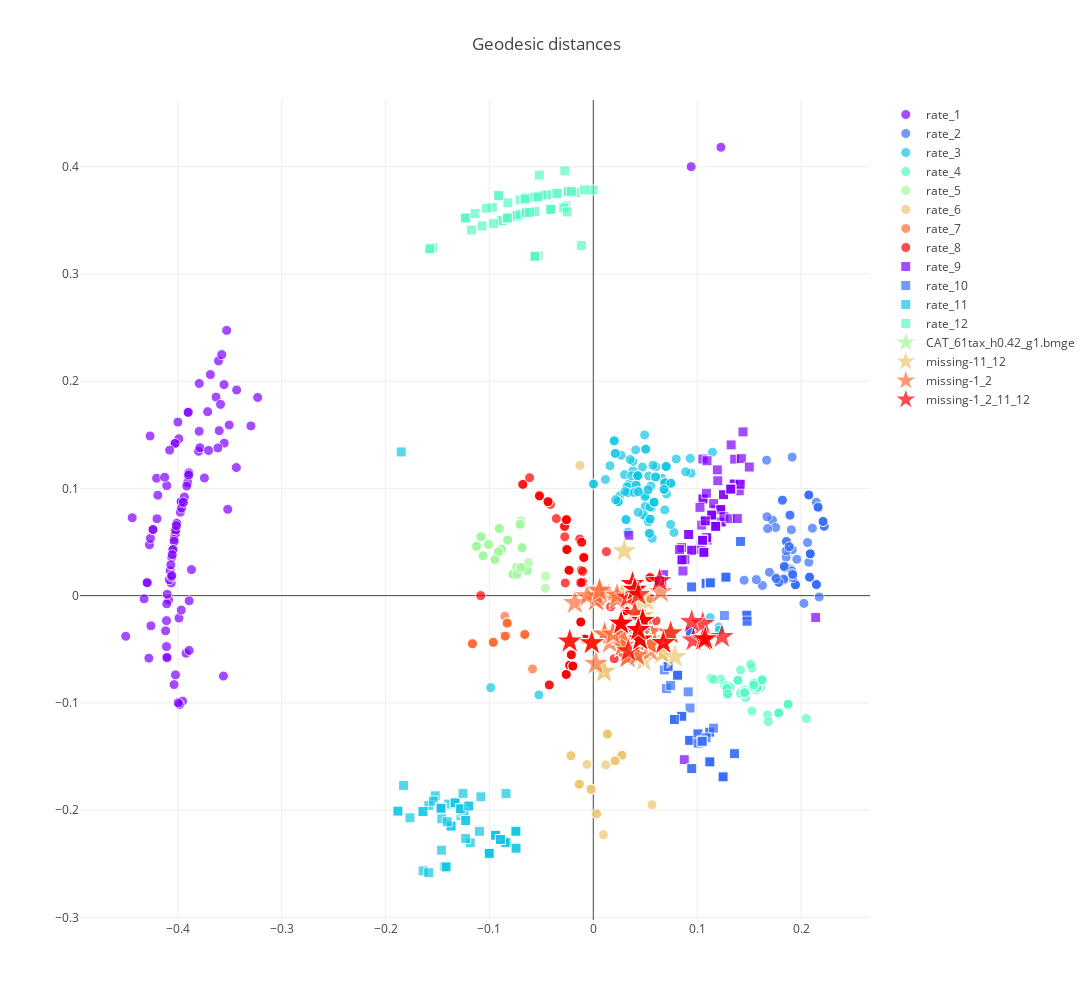

The notebook cell this image was saved under:
### Code cell
cmap        = plt.get_cmap('rainbow')
color_range = ['#%02x%02x%02x' % cmap(value, bytes=True)[:3] for value in np.linspace(0, 1, 8)]
data        = []
marker_shapes = ['circle', 'square', 'triangle-up', 'diamond', 'star']
for gene_type, (shape,color) in zip(coords_df.gene_type.unique(), product(marker_shapes, color_range)):
    tmp    = coords_df[coords_df.gene_type == gene_type]
    
    data.append(
        go.Scatter(x=tmp.x.values, y=tmp.y.values, mode='markers', text=tmp.index,
               name=gene_type, hoverinfo='text', showlegend=True,
               marker=dict(size=[20 if index.endswith('.bmge') or index.startswith('missing') else 10
                                   for index in tmp.index],color=color, opacity=.7,
                           symbol=['star' if index.endswith('.bmge') or index.startswith('missing') else shape
                                   for index in tmp.index])
        )
    )
layout    = go.Layout(title='Geodesic distances', hovermode='closest', width=1200, height=1000)
fig       = go.Figure(data=data, layout=layout)
iplot(fig)
